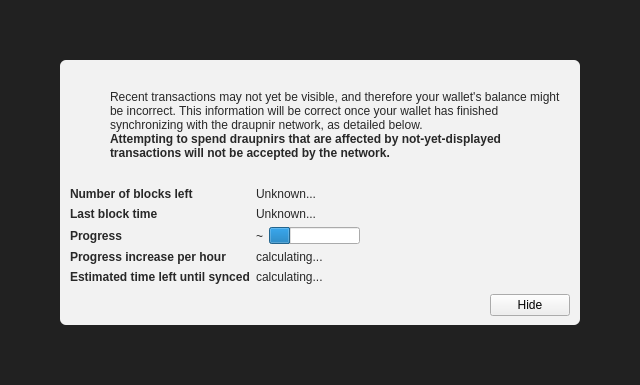
<?xml version="1.0" encoding="UTF-8"?>
<ui version="4.0">
 <class>ModalOverlay</class>
 <widget class="ModalOverlay" name="ModalOverlay">
  <property name="geometry">
   <rect>
    <x>0</x>
    <y>0</y>
    <width>640</width>
    <height>385</height>
   </rect>
  </property>
  <property name="windowTitle">
   <string>Form</string>
  </property>
  <layout class="QVBoxLayout" name="verticalLayout" stretch="0">
   <property name="sizeConstraint">
    <enum>QLayout::SetDefaultConstraint</enum>
   </property>
   <property name="leftMargin">
    <number>0</number>
   </property>
   <property name="topMargin">
    <number>0</number>
   </property>
   <property name="rightMargin">
    <number>0</number>
   </property>
   <property name="bottomMargin">
    <number>0</number>
   </property>
   <item>
    <widget class="QWidget" name="bgWidget" native="true">
     <property name="styleSheet">
      <string notr="true">#bgWidget { background: rgba(0,0,0,220); }</string>
     </property>
     <layout class="QVBoxLayout" name="verticalLayoutMain" stretch="1">
      <property name="leftMargin">
       <number>60</number>
      </property>
      <property name="topMargin">
       <number>60</number>
      </property>
      <property name="rightMargin">
       <number>60</number>
      </property>
      <property name="bottomMargin">
       <number>60</number>
      </property>
      <item>
       <widget class="QWidget" name="contentWidget" native="true">
        <property name="styleSheet">
         <string notr="true">#contentWidget { background: rgba(255,255,255,240); border-radius: 6px; }

QLabel { color: rgb(40,40,40);  }</string>
        </property>
        <layout class="QVBoxLayout" name="verticalLayoutSub" stretch="1,0,0,0">
         <property name="spacing">
          <number>0</number>
         </property>
         <property name="leftMargin">
          <number>10</number>
         </property>
         <property name="topMargin">
          <number>10</number>
         </property>
         <property name="rightMargin">
          <number>10</number>
         </property>
         <property name="bottomMargin">
          <number>10</number>
         </property>
         <item>
          <layout class="QHBoxLayout" name="horizontalLayoutIconText" stretch="0,1">
           <property name="topMargin">
            <number>20</number>
           </property>
           <item>
            <layout class="QVBoxLayout" name="verticalLayoutIcon">
             <property name="leftMargin">
              <number>0</number>
             </property>
             <item>
              <widget class="QPushButton" name="warningIcon">
               <property name="enabled">
                <bool>false</bool>
               </property>
               <property name="text">
                <string/>
               </property>
               <property name="icon">
                <iconset>
                 <normaloff>:/icons/warning</normaloff>
                 <disabledoff>:/icons/warning</disabledoff>:/icons/warning</iconset>
               </property>
               <property name="iconSize">
                <size>
                 <width>48</width>
                 <height>48</height>
                </size>
               </property>
               <property name="flat">
                <bool>true</bool>
               </property>
              </widget>
             </item>
             <item>
              <spacer name="verticalSpacerWarningIcon">
               <property name="orientation">
                <enum>Qt::Vertical</enum>
               </property>
               <property name="sizeHint" stdset="0">
                <size>
                 <width>20</width>
                 <height>40</height>
                </size>
               </property>
              </spacer>
             </item>
            </layout>
           </item>
           <item>
            <layout class="QVBoxLayout" name="verticalLayoutInfoText">
             <property name="leftMargin">
              <number>0</number>
             </property>
             <property name="topMargin">
              <number>0</number>
             </property>
             <item>
              <widget class="QLabel" name="infoText">
               <property name="text">
                <string>Recent transactions may not yet be visible, and therefore your wallet's balance might be incorrect. This information will be correct once your wallet has finished synchronizing with the draupnir network, as detailed below.</string>
               </property>
               <property name="textFormat">
                <enum>Qt::RichText</enum>
               </property>
               <property name="wordWrap">
                <bool>true</bool>
               </property>
              </widget>
             </item>
             <item>
              <widget class="QLabel" name="infoTextStrong">
               <property name="font">
                <font>
                 <weight>75</weight>
                 <bold>true</bold>
                </font>
               </property>
               <property name="text">
                <string>Attempting to spend draupnirs that are affected by not-yet-displayed transactions will not be accepted by the network.</string>
               </property>
               <property name="textFormat">
                <enum>Qt::RichText</enum>
               </property>
               <property name="wordWrap">
                <bool>true</bool>
               </property>
              </widget>
             </item>
             <item>
              <spacer name="verticalSpacerInTextSpace">
               <property name="orientation">
                <enum>Qt::Vertical</enum>
               </property>
               <property name="sizeHint" stdset="0">
                <size>
                 <width>20</width>
                 <height>40</height>
                </size>
               </property>
              </spacer>
             </item>
            </layout>
           </item>
          </layout>
         </item>
         <item>
          <spacer name="verticalSpacerAfterText">
           <property name="orientation">
            <enum>Qt::Vertical</enum>
           </property>
           <property name="sizeHint" stdset="0">
            <size>
             <width>20</width>
             <height>40</height>
            </size>
           </property>
          </spacer>
         </item>
         <item>
          <layout class="QFormLayout" name="formLayout">
           <property name="fieldGrowthPolicy">
            <enum>QFormLayout::FieldsStayAtSizeHint</enum>
           </property>
           <property name="horizontalSpacing">
            <number>6</number>
           </property>
           <property name="verticalSpacing">
            <number>6</number>
           </property>
           <property name="topMargin">
            <number>10</number>
           </property>
           <item row="0" column="0">
            <widget class="QLabel" name="labelNumberOfBlocksLeft">
             <property name="font">
              <font>
               <weight>75</weight>
               <bold>true</bold>
              </font>
             </property>
             <property name="text">
              <string>Number of blocks left</string>
             </property>
            </widget>
           </item>
           <item row="0" column="1">
            <widget class="QLabel" name="numberOfBlocksLeft">
             <property name="text">
              <string>Unknown...</string>
             </property>
            </widget>
           </item>
           <item row="1" column="0">
            <widget class="QLabel" name="labelLastBlockTime">
             <property name="font">
              <font>
               <weight>75</weight>
               <bold>true</bold>
              </font>
             </property>
             <property name="text">
              <string>Last block time</string>
             </property>
            </widget>
           </item>
           <item row="1" column="1">
            <widget class="QLabel" name="newestBlockDate">
             <property name="sizePolicy">
              <sizepolicy hsizetype="Maximum" vsizetype="Preferred">
               <horstretch>0</horstretch>
               <verstretch>0</verstretch>
              </sizepolicy>
             </property>
             <property name="text">
              <string>Unknown...</string>
             </property>
            </widget>
           </item>
           <item row="2" column="0">
            <widget class="QLabel" name="labelSyncDone">
             <property name="font">
              <font>
               <weight>75</weight>
               <bold>true</bold>
              </font>
             </property>
             <property name="text">
              <string>Progress</string>
             </property>
            </widget>
           </item>
           <item row="2" column="1">
            <layout class="QHBoxLayout" name="horizontalLayoutSync" stretch="0,1">
             <item>
              <widget class="QLabel" name="percentageProgress">
               <property name="text">
                <string notr="true">~</string>
               </property>
              </widget>
             </item>
             <item>
              <widget class="QProgressBar" name="progressBar">
               <property name="value">
                <number>24</number>
               </property>
               <property name="format">
                <string/>
               </property>
              </widget>
             </item>
            </layout>
           </item>
           <item row="4" column="0">
            <widget class="QLabel" name="labelProgressIncrease">
             <property name="font">
              <font>
               <weight>75</weight>
               <bold>true</bold>
              </font>
             </property>
             <property name="text">
              <string>Progress increase per hour</string>
             </property>
            </widget>
           </item>
           <item row="4" column="1">
            <widget class="QLabel" name="progressIncreasePerH">
             <property name="text">
              <string>calculating...</string>
             </property>
            </widget>
           </item>
           <item row="5" column="0">
            <widget class="QLabel" name="labelEstimatedTimeLeft">
             <property name="font">
              <font>
               <weight>75</weight>
               <bold>true</bold>
              </font>
             </property>
             <property name="text">
              <string>Estimated time left until synced</string>
             </property>
            </widget>
           </item>
           <item row="5" column="1">
            <widget class="QLabel" name="expectedTimeLeft">
             <property name="text">
              <string>calculating...</string>
             </property>
            </widget>
           </item>
          </layout>
         </item>
         <item>
          <layout class="QHBoxLayout" name="horizontalLayoutButtons">
           <property name="leftMargin">
            <number>10</number>
           </property>
           <property name="topMargin">
            <number>10</number>
           </property>
           <item>
            <spacer name="horizontalSpacer">
             <property name="orientation">
              <enum>Qt::Horizontal</enum>
             </property>
             <property name="sizeHint" stdset="0">
              <size>
               <width>40</width>
               <height>20</height>
              </size>
             </property>
            </spacer>
           </item>
           <item>
            <widget class="QPushButton" name="closeButton">
             <property name="text">
              <string>Hide</string>
             </property>
            </widget>
           </item>
          </layout>
         </item>
        </layout>
       </widget>
      </item>
     </layout>
    </widget>
   </item>
  </layout>
 </widget>
 <customwidgets>
  <customwidget>
   <class>ModalOverlay</class>
   <extends>QWidget</extends>
   <header>modaloverlay.h</header>
   <container>1</container>
  </customwidget>
 </customwidgets>
 <resources/>
 <connections/>
</ui>
